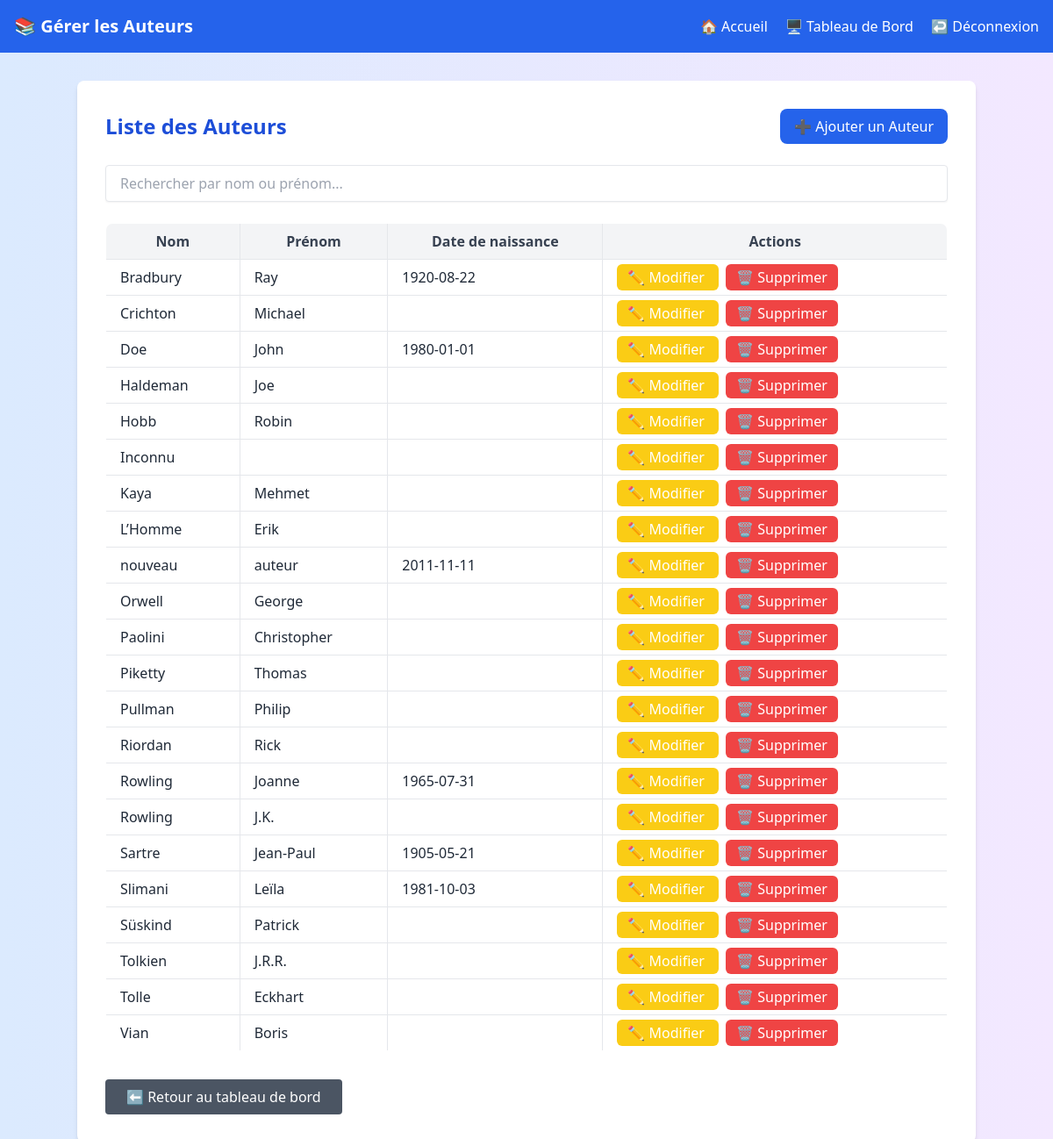
Page /gerer_auteurs.php (signed in) on the earlier database version.
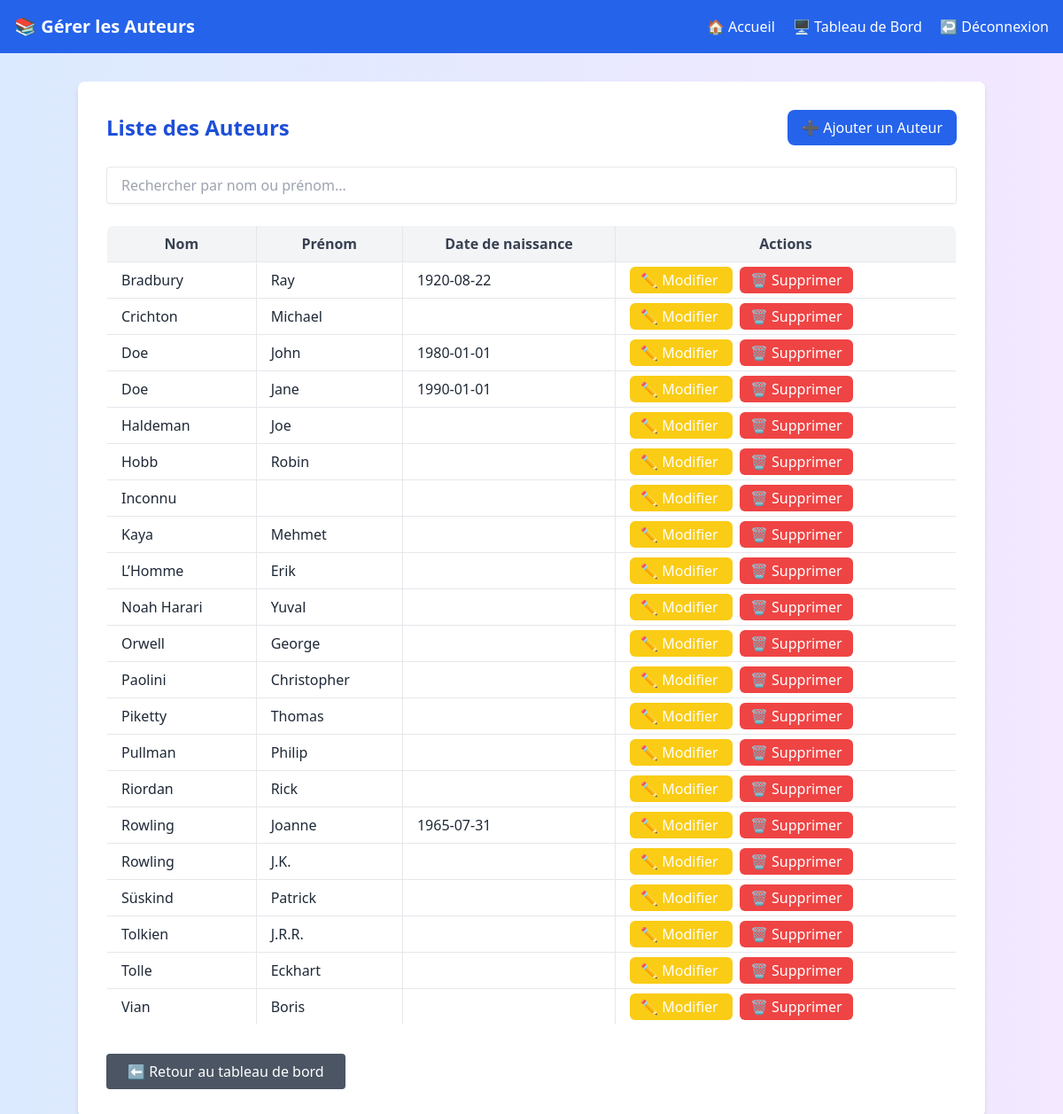
Same page on the later database version.
### tables this page shows
CREATE TABLE IF NOT EXISTS `auteurs` (
  `id` int NOT NULL AUTO_INCREMENT,
  `nom` varchar(100) NOT NULL,
  `prenom` varchar(100) NOT NULL,
  `date_naissance` date DEFAULT NULL,
  `biographie` text,
  PRIMARY KEY (`id`)
);

### gerer_auteurs.php (the view, shortened to what this page needs)
<?php
require_once './includes/config.php';
$stmt = $pdo->query("SELECT * FROM auteurs ORDER BY nom");
$auteurs = $stmt->fetchAll();
?>
<!DOCTYPE html>
<html lang="fr">
<head>
    <script src="https://cdn.tailwindcss.com"></script>
</head>
<body class="bg-gradient-to-r from-blue-100 to-purple-100 min-h-screen">
<header class="bg-blue-600 text-white p-4 flex justify-between items-center">
    <h1 class="text-xl font-bold">📚 Gérer les Auteurs</h1>
    <nav class="space-x-4">
        <a href="index.php" class="hover:underline">🏠 Accueil</a>
        <a href="dashboard.php" class="hover:underline">🖥️ Tableau de Bord</a>
        <a href="logout.php" class="hover:underline">↩️ Déconnexion</a>
    </nav>
</header>
<main class="max-w-5xl mx-auto mt-8 bg-white p-8 rounded-lg shadow-md">
    <div class="flex justify-between items-center mb-6">
        <h2 class="text-2xl font-semibold text-blue-700">Liste des Auteurs</h2>
        <a href="authors/add.php"
           class="bg-blue-600 hover:bg-blue-700 text-white px-4 py-2 rounded-lg transition">
            ➕ Ajouter un Auteur
        </a>
    </div>
    <input type="text" id="searchAuteurs" placeholder="Rechercher par nom ou prénom..."
           class="mb-6 w-full px-4 py-2 border rounded shadow-sm focus:outline-none focus:ring-2 focus:ring-blue-400">
    <div class="overflow-x-auto">
        <table id="auteursTable" class="w-full table-auto border border-gray-300 rounded-lg overflow-hidden">
            <thead class="bg-gray-100 text-gray-700">
            <tr>
                <th class="px-4 py-2 border">Nom</th>
                <th class="px-4 py-2 border">Prénom</th>
                <th class="px-4 py-2 border">Date de naissance</th>
                <th class="px-4 py-2 border">Actions</th>
            </tr>
            </thead>
            <tbody class="text-gray-800">
                <?php if (count($auteurs) > 0): ?>
                    <?php foreach ($auteurs as $auteur): ?>
                        <tr class="hover:bg-gray-50">
                            <td class="px-4 py-2 border"><?= htmlspecialchars($auteur['nom']) ?></td>
                            <td class="px-4 py-2 border"><?= htmlspecialchars($auteur['prenom']) ?></td>
                            <td class="px-4 py-2 border"><?= htmlspecialchars($auteur['date_naissance'] ?? '') ?></td>
                            <td class="px-4 py-2 border space-x-2">
                                <a href="authors/edit.php?id=<?= $auteur['id'] ?>"
                                   class="bg-yellow-400 hover:bg-yellow-500 text-white px-3 py-1 rounded-md">
                                    ✏️ Modifier
                                </a>
                                <a href="authors/delete.php?id=<?= $auteur['id'] ?>"
                                   onclick="return confirm('Supprimer cet auteur ?')"
                                   class="bg-red-500 hover:bg-red-600 text-white px-3 py-1 rounded-md">
                                    🗑️ Supprimer
                                </a>
                            </td>
                        </tr>
                    <?php endforeach; ?>
                <?php endif; ?>
            </tbody>
        </table>
    </div>
    <div class="mt-8">
        <a href="dashboard.php"
           class="inline-block bg-gray-600 text-white px-6 py-2 rounded hover:bg-gray-700 transition">
            ⬅️ Retour au tableau de bord
        </a>
    </div>
</main>
</body>
</html>

Differences in the rows shown:
removed auteurs: nom "nouveau", prenom "auteur", date_naissance "2011-11-11"
removed auteurs: nom "Sartre", prenom "Jean-Paul", date_naissance "1905-05-21"
removed auteurs: nom "Slimani", prenom "Leïla", date_naissance "1981-10-03"
added auteurs: nom "Doe", prenom "Jane", date_naissance "1990-01-01"
added auteurs: nom "Noah Harari", prenom "Yuval"
